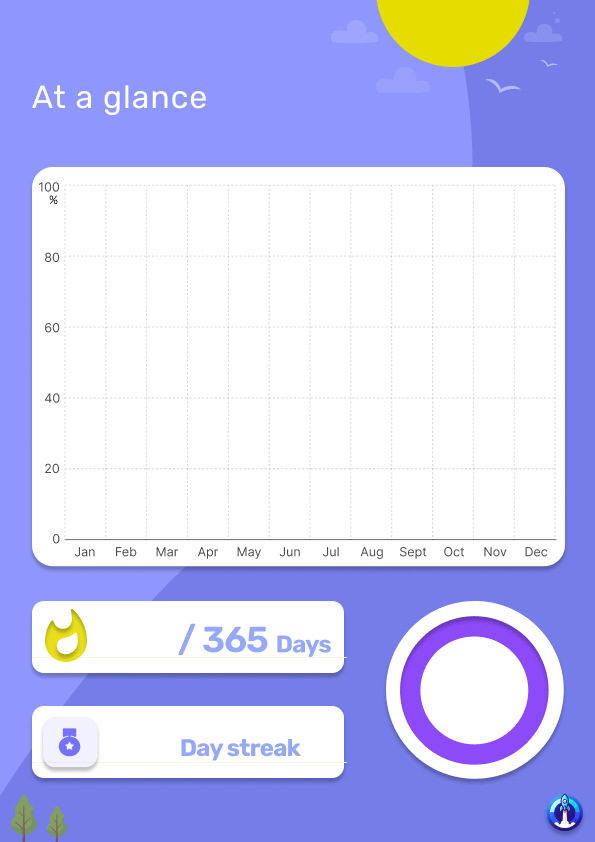
#> input picture assets/365-year.png, 595 x 842 px, found by its file name
$ python 3_fill_year_template.py
#> lines starting #> are read from the running program, lines starting #| are printed output that depends on the picture; after the words box and inside, x2 and y2 are one past the last pixel; in counts of white or black regions, pixels touching at a corner belong together
import calendar

import cv2
import numpy as np
from PIL import Image, ImageDraw, ImageFont


def draw_bar_chart_on_image(image, percentage_array, display_array, font_path):
    # Define given parameters for the bar chart
    lower_left_corner = (73, 525)   # Lower left corner of the first rectangle
    width = 23                      # Width of each rectangle
    top_100_height_y = 185          # Y coordinate at 100% height
    bottom_y = 538                  # Y coordinate of the bottom
    gap_between_bars = 18           # Gap between adjacent bars

    # Calculate the full height of a bar (from bottom to top 100% height)
    full_height = bottom_y - top_100_height_y

    # Find the maximum value in the percentage array
    max_value = max(percentage_array)

    # Draw the rectangles on the original OpenCV image
    for i, percentage in enumerate(percentage_array):
        # Calculate the height of the current rectangle based on the percentage
        current_height = int(full_height * (percentage / 100.0))

        # Calculate the top-left and bottom-right coordinates for the current rectangle
        top_left_corner = (
            lower_left_corner[0] + i * (width + gap_between_bars),
            bottom_y - current_height,
        )
        bottom_right_corner = (
            top_left_corner[0] + width,
            bottom_y,
        )

        # Define the color and thickness for the filled rectangle
        if percentage == max_value:
            color = (26, 223, 232)  # RGB color for the bar with the highest value
        else:
            color = (255, 121, 137)  # Default color in BGR

        thickness = -1  # Fill the rectangle

        # Draw the filled rectangle using OpenCV
        cv2.rectangle(image, top_left_corner, bottom_right_corner, color, thickness)

    # Convert OpenCV image to PIL image for drawing text
    pil_image = Image.fromarray(cv2.cvtColor(image, cv2.COLOR_BGR2RGB))

    # Create a draw object for the PIL image
    draw = ImageDraw.Draw(pil_image)

    # Load the custom font
    font = ImageFont.truetype(font_path, 14)

    # Draw the numbers on the bars
    for i, value in enumerate(display_array):
        # Calculate the top-left coordinates for the current rectangle (for placing text)
        top_left_corner = (
            lower_left_corner[0] + i * (width + gap_between_bars),
            bottom_y - int(full_height * (percentage_array[i] / 100.0)),
        )

        # Define the position for the text (number) to be displayed on top of each bar
        text_position = (top_left_corner[0] + 3, top_left_corner[1] - 18)

        # Check if the value is a single digit and format it
        if value < 10:
            text_position = (top_left_corner[0] + 8, top_left_corner[1] - 18)

        # Draw the text (number) using PIL
        draw.text(text_position, str(value), font=font, fill=(142, 151, 253))

    # Convert the PIL image back to OpenCV format
    output_image = cv2.cvtColor(np.array(pil_image), cv2.COLOR_RGB2BGR)

    # Return the image with the bars and numbers drawn
    return output_image

def draw_circular_progress_bar_on_image(img, percentage, position, radius = 58, thickness=18, bar_color=(254, 168, 148)):
    # Load the existing image

    # Determine the size based on the position you want the circle
    #radius = 58 #min(img.shape[0], img.shape[1]) // 6  # Radius of the circle based on the image size
    #thickness = 18 #int(radius / 4)  # Thickness of the progress bar based on the radius

    # Draw the circular background (progress bar background)
    cv2.circle(img, position, radius, (248, 74, 141), thickness)

    # Calculate the angle for the progress bar, starting from the top (-90 degrees)
    angle = int(360 * (percentage / 100))

    # Start from the top (-90 degrees), and draw the progress arc
    cv2.ellipse(img, position, (radius, radius), 0, -90, -90 + angle, bar_color, thickness)

    return img

def add_text_to_image(image, text, font_path, size, position, color):
    # Convert the image from OpenCV (BGR) to PIL (RGB) format
    image_pil = Image.fromarray(cv2.cvtColor(image, cv2.COLOR_BGR2RGB))

    # Initialize ImageDraw
    draw = ImageDraw.Draw(image_pil)

    # Load your custom TTF font
    font = ImageFont.truetype(font_path, size=size)

    # Add text to image
    draw.text(position, text, font=font, fill=color)

    # Convert the image back from PIL (RGB) to OpenCV (BGR)
    return cv2.cvtColor(np.array(image_pil), cv2.COLOR_RGB2BGR)

def add_centered_custom_text(image, text, font_path, font_size, position_y, text_color):
    # Convert OpenCV image (BGR) to PIL image (RGB)
    image_pil = Image.fromarray(cv2.cvtColor(image, cv2.COLOR_BGR2RGB))

    # Get a drawing context
    draw = ImageDraw.Draw(image_pil)

    # Load the custom font
    font = ImageFont.truetype(font_path, font_size)

    # Get the size of the text using textbbox
    text_bbox = draw.textbbox((0, 0), text, font=font)
    text_width = text_bbox[2] - text_bbox[0]

    # Calculate x-coordinate to center the text horizontally
    image_width = image_pil.width
    x = (image_width - text_width) // 2  # Center horizontally

    # Define y-coordinate (position_y) to place the text vertically
    y = position_y

    # Draw the text on the image
    draw.text((x, y), text, font=font, fill=text_color)

    # Convert the PIL image back to an OpenCV image (BGR)
    image_with_text = cv2.cvtColor(np.array(image_pil), cv2.COLOR_RGB2BGR)

    return image_with_text

def fill_year_template(year, habit_name, days_array, habit_streak):

#> called with year = 2022, habit_name = 'Exercise', habit_streak = 52
    no_of_days = 366 if calendar.isleap(year) else 365

    # Find the number of days in each month for the given year
    days_in_months = [calendar.monthrange(year, month + 1)[1] for month in range(12)]

    # Calculate the percentage array (as integers) for each month
    percentage_array = [int((days / total_days) * 100) for days, total_days in zip(days_array, days_in_months)]

    success_rate = int(sum(days_array) / no_of_days * 100)

    # Total days habit performed in the year
    total_days = sum(days_array)

    # Load the month template image
    year_images = {
    365: "assets/365-year.png",
    366: "assets/366-year.png"}

    image = cv2.imread(year_images.get(no_of_days, "assets/365-year.png"))
#> image is the input picture: shape (842, 595, 3); mean B, G, R 242.9, 200.2, 197.5

    # Remove trailing zeros to match the length of available data
    while days_array and days_array[-1] == 0:
        days_array.pop()

    # Draw the bar chart on the image with numbers on each bar using the custom font
    image = draw_bar_chart_on_image(image, percentage_array, days_array, "assets/Rubik-Regular.ttf")
#> after the loop in draw_bar_chart_on_image, `for i, percentage in enumerate(percentage_array):`:
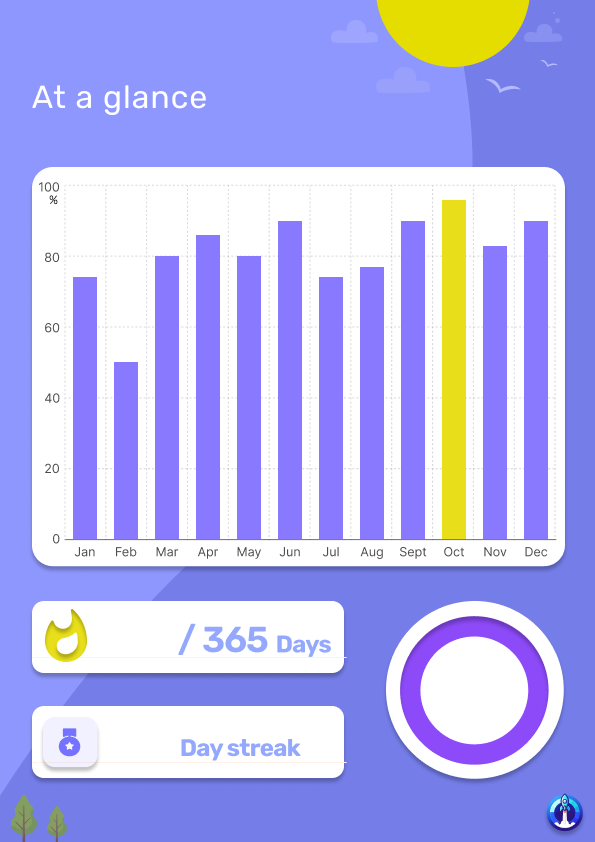
#> image: shape (842, 595, 3); 16.43% of pixels changed, all inside (x1, y1, x2, y2) = (73, 200, 548, 539)
#> in draw_bar_chart_on_image, `output_image = cv2.cvtColor(np.array(pil_image), cv2.COLOR_RGB2BGR)`:
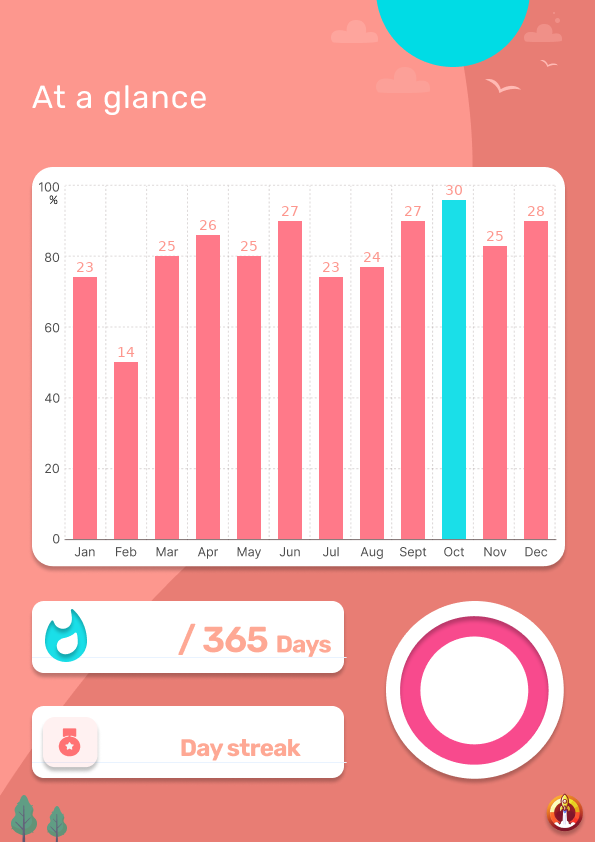
#> output_image: shape (842, 595, 3); mean R, G, B 239.2, 179.7, 179.6

    # Display circular progress bar
    image = draw_circular_progress_bar_on_image(image, success_rate, (474, 690), 65, 19)
#> in draw_circular_progress_bar_on_image, `cv2.ellipse(img, position, (radius, radius), 0, -90, -90 + angle, bar_..`:
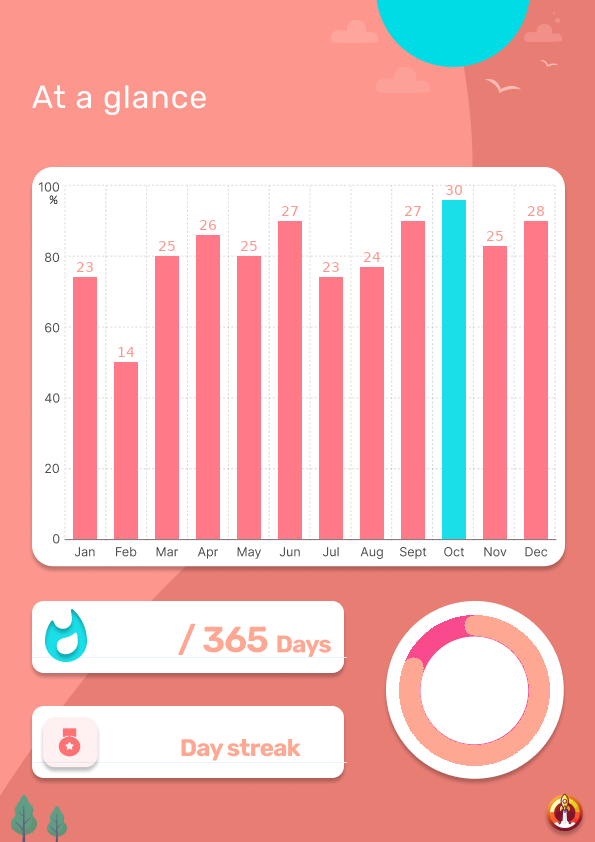
#> img: shape (842, 595, 3); mean R, G, B 239.4, 180.9, 179.6

    # Display the success rate
    if success_rate < 10:
        image = add_text_to_image(image, f"{success_rate}%", "assets/Rubik-Bold.ttf", 36, (447, 670), (154, 162, 253))
    elif success_rate < 100:
        image = add_text_to_image(image, f"{success_rate}%", "assets/Rubik-Bold.ttf", 36, (437, 670), (154, 162, 253))
    else:
        image = add_text_to_image(image, f"{success_rate}%", "assets/Rubik-Bold.ttf", 36, (426, 670), (154, 162, 253))

    # Display the year on the image
    image = add_text_to_image(image, str(year), "assets/Rubik-SemiBold.ttf", 48, (32, 12), (255, 255, 255))

    # Disply total days
    if total_days < 10:
        image = add_text_to_image(image, "0" + str(total_days), "assets/Rubik-SemiBold.ttf", 36, (122, 618), (77, 87, 200))
    elif total_days < 100:
        image = add_text_to_image(image, str(total_days), "assets/Rubik-SemiBold.ttf", 36, (118, 618), (77, 87, 200))
    else:
        image = add_text_to_image(image, str(total_days), "assets/Rubik-SemiBold.ttf", 36, (106, 618), (77, 87, 200))
#> call 3 of add_text_to_image, with text = '297', font_path = 'assets/Rubik-SemiBold.ttf', size = 36, position = (106, 618), color = (77, 87, 200)
#> in add_text_to_image (call 3), `image_pil = Image.fromarray(cv2.cvtColor(image, cv2.COLOR_BGR2RGB))`:
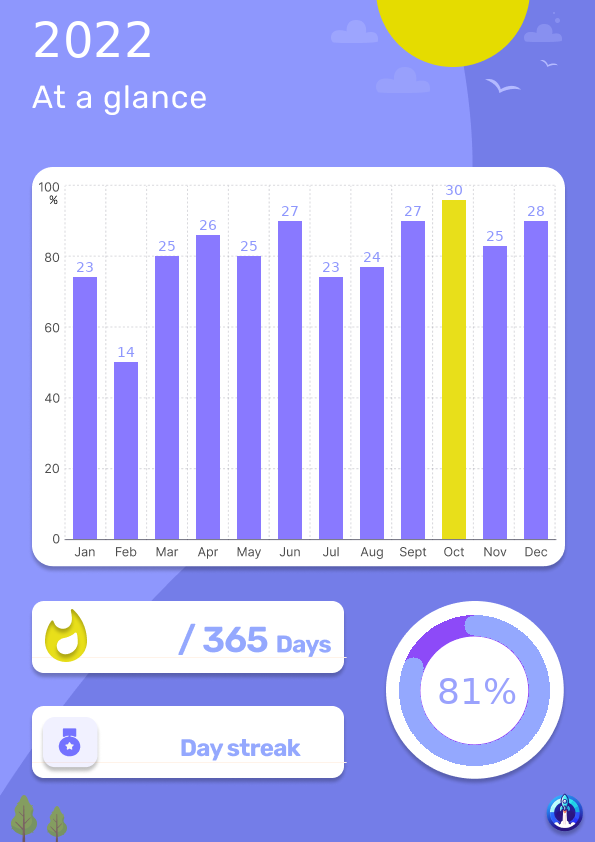
#> image_pil: PIL image 595x842 RGB; mean R, G, B 179.8, 181.1, 239.4

    # Display streak
    if habit_streak < 10:
        image = add_text_to_image(image, "0" + str(habit_streak), "assets/Rubik-SemiBold.ttf", 36, (116, 722), (77, 87, 200))
    elif habit_streak < 100:
        image = add_text_to_image(image, str(habit_streak), "assets/Rubik-SemiBold.ttf", 36, (116, 722), (77, 87, 200))
    else:
        image = add_text_to_image(image, str(habit_streak), "assets/Rubik-SemiBold.ttf", 36, (106, 722), (77, 87, 200))

    # Display the habit name
    image = add_centered_custom_text(image, habit_name, "assets/Rubik-Regular.ttf", 24, 130, (231, 216, 200))
#> in add_centered_custom_text, `text_bbox = draw.textbbox((0, 0), text, font=font)`: text_bbox = (0, 5, 100, 23)
#> in add_centered_custom_text, `text_width = text_bbox[2] - text_bbox[0]`: text_width = 100
#> in add_centered_custom_text, `x = (image_width - text_width) // 2`: x = 247

    return image


# Example usage
days_array =    [23, 14, 25, 26, 25, 27, 23, 24, 27, 30, 25, 28]    # No of days habit performed in each month
habit_streak = 52                                                   # Current habit streak
year = 2022                                                         # Year
habit_name = "Exercise"                                             # Name of the habit

output_image = fill_year_template(year, habit_name, days_array, habit_streak)

# Display the image with the bar chart and numbers
cv2.imshow(f"{year}", output_image)
cv2.waitKey(0)
cv2.destroyAllWindows()
